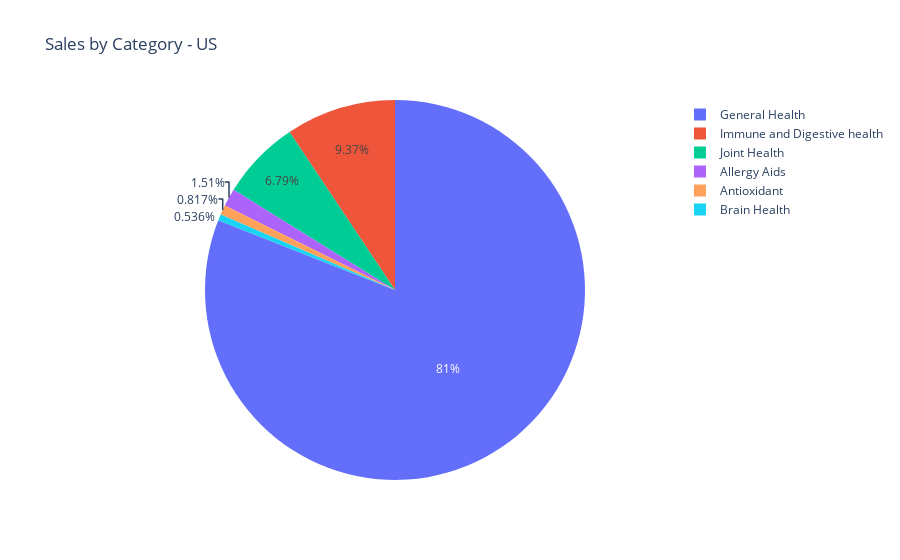

Notebook source saved alongside this figure:
### Code cell
# Plotly pie chart - net sales by "category" column value
Sales_by_Category_US_fig = px.pie(per_category_sales, names ="category", values = "net_sales", title="Sales by Category - US",
        labels={"category" : 'Category', "net_sales" :'Sales in $'})


Sales_by_Category_US_fig.show()

### Figure 1 — Plotly figure (JSON) as saved in the notebook; plotly's stock layout.template omitted (floating-point values rounded to 4 significant figures)
{"data": [{"domain": {"x": [0, 1], "y": [0, 1]}, "hovertemplate": "Category=%{label}<br>Sales in $=%{value}<extra></extra>", "labels": ["Allergy Aids", "Antioxidant", "Brain Health", "General Health", "Immune and Digestive health", "Joint Health"], "legendgroup": "", "name": "", "showlegend": true, "type": "pie", "values": [117600.0, 63660.0, 41730.0, 6306000.0, 729500.0, 528824]}], "layout": {"legend": {"tracegroupgap": 0}, "title": {"text": "Sales by Category - US"}}}
